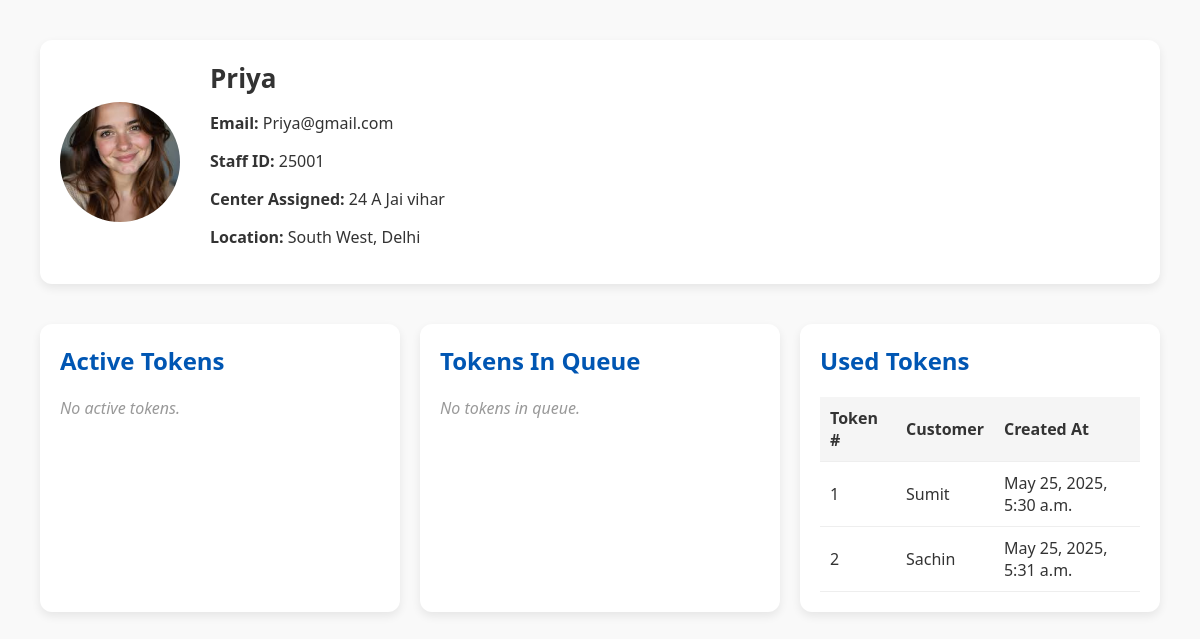
/showStaffDashboard/14 (signed in), run on an earlier commit of the app's database.
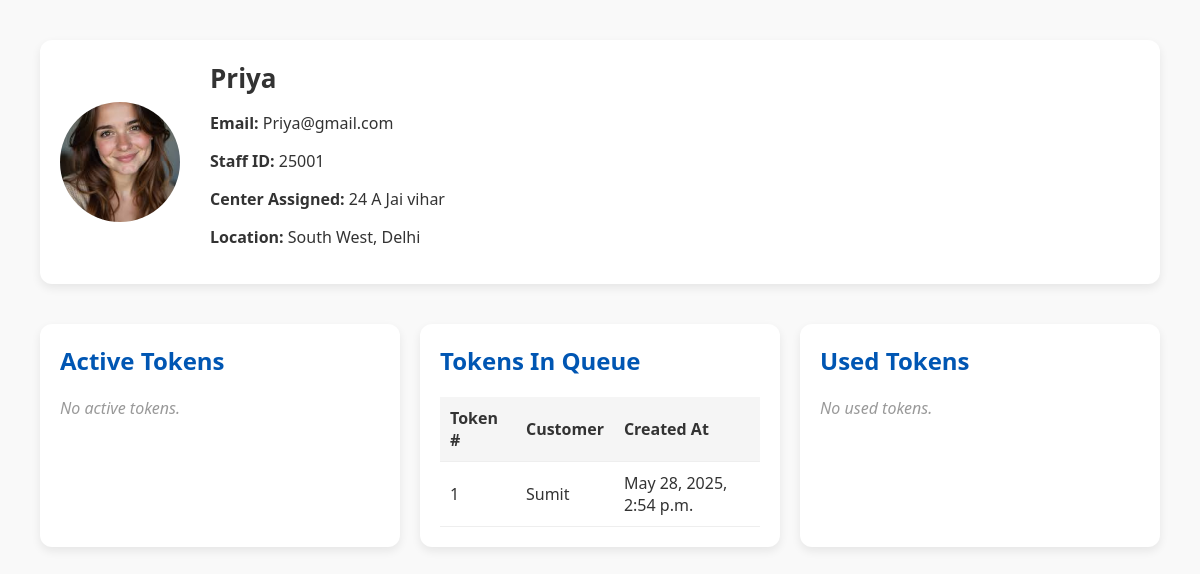
And on a later commit of the database.
### Customer/models.py (models this page shows, shortened)
class Token(models.Model):
    customer = models.ForeignKey(CustomUser, on_delete=models.CASCADE, related_name='customer_tokens')
    staff = models.ForeignKey(CustomUser, on_delete=models.CASCADE, related_name='staff_tokens')
    token_number = models.PositiveIntegerField()
    is_active = models.BooleanField(default=True)
    in_queue=models.BooleanField(default=False)
    is_used=models.BooleanField(default=False)
    created_at = models.DateTimeField(default=timezone.now)

class CustomUser(AbstractUser):
    ROLE_CHOICES = (
        ('customer', 'Customer'),
        ('staff', 'Staff'),
    )
    role = models.CharField(max_length=10, choices=ROLE_CHOICES)

### Customer/views.py (the view)
# urls.py: path('showStaffDashboard/<int:staff_id>',views.showStaffDashBoard,name='showStaffDashboard'),
@login_required
def showStaffDashBoard(request, staff_id):
    user = get_object_or_404(CustomUser, id=staff_id)
    staff_profile = get_object_or_404(StaffProfile, user=user)
    tokenActive = Token.objects.filter(is_active=True, staff=user, is_used=False, in_queue=False)
    tokenInQueue = Token.objects.filter(is_active=True, staff=user, is_used=False, in_queue=True)
    tokenUsed = Token.objects.filter(is_active=True, staff=user, is_used=True)
    return render(request, 'Customer/showStaffDashboard.html', {
        'staff': user,
        'staff_profile': staff_profile,
        'tokenActive': tokenActive,
        'tokenInQueue': tokenInQueue,
        'tokenUsed': tokenUsed,
    })

### Customer/templates/Customer/showStaffDashboard.html (shortened to what this page needs)
<!DOCTYPE html>
<html>
<head>
</head>
<body>
    <div class="profile-header">
        <img src="{{ staff_profile.image.url }}" alt="Staff Image" width="150" height="150" style="border-radius: 50%;">
        <div>
            <h1>{{ staff.username }}</h1>
            <p><strong>Email:</strong> {{ staff.email }}</p>
            <p><strong>Staff ID:</strong> {{ staff_profile.staff_id }}</p>
            <p><strong>Center Assigned:</strong> {{ staff_profile.center_assigned }}</p>
            <p><strong>Location:</strong> {{ staff_profile.district }}, {{ staff_profile.state }}</p>
        </div>
    </div>
    <div class="token-sections">
        <div class="token-box">
            <h2>Active Tokens</h2>
            {% if tokenActive %}
                <table>
                    <tr>
                        <th>Token #</th>
                        <th>Customer</th>
                        <th>Created At</th>
                    </tr>
                    {% for token in tokenActive %}
                    <tr>
                        <td>{{ token.token_number }}</td>
                        <td>{{ token.customer.username }}</td>
                        <td>{{ token.created_at }}</td>
                    </tr>
                    {% endfor %}
                </table>
            {% else %}
                <p class="no-data">No active tokens.</p>
            {% endif %}
        </div>
        <div class="token-box">
            <h2>Tokens In Queue</h2>
            {% if tokenInQueue %}
                <table>
                    <tr>
                        <th>Token #</th>
                        <th>Customer</th>
                        <th>Created At</th>
                    </tr>
                    {% for token in tokenInQueue %}
                    <tr>
                        <td>{{ token.token_number }}</td>
                        <td>{{ token.customer.username }}</td>
                        <td>{{ token.created_at }}</td>
                    </tr>
                    {% endfor %}
                </table>
            {% else %}
                <p class="no-data">No tokens in queue.</p>
            {% endif %}
        </div>
        <div class="token-box">
            <h2>Used Tokens</h2>
            {% if tokenUsed %}
                <table>
                    <tr>
                        <th>Token #</th>
                        <th>Customer</th>
                        <th>Created At</th>
                    </tr>
                    {% for token in tokenUsed %}
                    <tr>
                        <td>{{ token.token_number }}</td>
                        <td>{{ token.customer.username }}</td>
                        <td>{{ token.created_at }}</td>
                    </tr>
                    {% endfor %}
                </table>
            {% else %}
                <p class="no-data">No used tokens.</p>
            {% endif %}
        </div>
    </div>
</body>
</html>

What changed in the data, as far as the page shows it:
removed Token: token_number "1", customer.username "Sumit", created_at "May 25, 2025, 5:30 a.m.", shown under "Used Tokens"
removed Token: token_number "2", customer.username "Sachin", created_at "May 25, 2025, 5:31 a.m.", shown under "Used Tokens"
added Token: token_number "1", customer.username "Sumit", created_at "May 28, 2025, 2:54 p.m.", shown under "Tokens In Queue"
Also different on the page:
text no longer shown: "No tokens in queue."
text now shown: "No used tokens."
